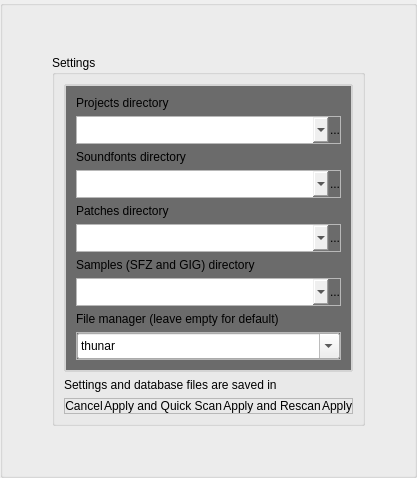
        <widget class="QWidget" name="SettingsPage">
         <property name="styleSheet">
          <string notr="true"/>
         </property>
         <layout class="QGridLayout" name="gridLayout_17">
          <property name="leftMargin">
           <number>0</number>
          </property>
          <property name="topMargin">
           <number>0</number>
          </property>
          <property name="rightMargin">
           <number>0</number>
          </property>
          <property name="bottomMargin">
           <number>0</number>
          </property>
          <item row="0" column="0">
           <widget class="QGroupBox" name="groupBox_SettingsPage">
            <property name="styleSheet">
             <string notr="true"/>
            </property>
            <property name="title">
             <string/>
            </property>
            <property name="konfytGradient" stdset="0">
             <number>0</number>
            </property>
            <layout class="QGridLayout" name="gridLayout_21">
             <item row="2" column="1">
              <spacer name="verticalSpacer_3">
               <property name="orientation">
                <enum>Qt::Vertical</enum>
               </property>
               <property name="sizeHint" stdset="0">
                <size>
                 <width>20</width>
                 <height>40</height>
                </size>
               </property>
              </spacer>
             </item>
             <item row="1" column="0">
              <spacer name="horizontalSpacer_8">
               <property name="orientation">
                <enum>Qt::Horizontal</enum>
               </property>
               <property name="sizeHint" stdset="0">
                <size>
                 <width>40</width>
                 <height>20</height>
                </size>
               </property>
              </spacer>
             </item>
             <item row="1" column="1">
              <widget class="QGroupBox" name="groupBox_Settings">
               <property name="sizePolicy">
                <sizepolicy hsizetype="Preferred" vsizetype="Maximum">
                 <horstretch>0</horstretch>
                 <verstretch>0</verstretch>
                </sizepolicy>
               </property>
               <property name="minimumSize">
                <size>
                 <width>0</width>
                 <height>0</height>
                </size>
               </property>
               <property name="maximumSize">
                <size>
                 <width>16777215</width>
                 <height>10000</height>
                </size>
               </property>
               <property name="styleSheet">
                <string notr="true"/>
               </property>
               <property name="title">
                <string>Settings</string>
               </property>
               <layout class="QVBoxLayout" name="verticalLayout_17">
                <item>
                 <widget class="QGroupBox" name="groupBox_SubSettings">
                  <property name="styleSheet">
                   <string notr="true">QGroupBox{
	margin-top: 2ex;	
	background-color:  rgba(107, 107, 107, 255);
	border: 2px solid rgb(212, 212, 212);
	border-radius: 1px;
	padding: 1px;
}

QGroupBox::title {
	subcontrol-position: top left;
	subcontrol-origin: margin;
	padding: 0 3px;
}</string>
                  </property>
                  <property name="title">
                   <string/>
                  </property>
                  <layout class="QGridLayout" name="gridLayout_20">
                   <item row="9" column="0">
                    <widget class="QLabel" name="label_24">
                     <property name="text">
                      <string>File manager (leave empty for default)</string>
                     </property>
                    </widget>
                   </item>
                   <item row="0" column="0">
                    <widget class="QLabel" name="label_2">
                     <property name="text">
                      <string>Projects directory</string>
                     </property>
                    </widget>
                   </item>
                   <item row="1" column="0">
                    <widget class="QFrame" name="frame_14">
                     <property name="minimumSize">
                      <size>
                       <width>0</width>
                       <height>28</height>
                      </size>
                     </property>
                     <property name="maximumSize">
                      <size>
                       <width>16777215</width>
                       <height>28</height>
                      </size>
                     </property>
                     <property name="styleSheet">
                      <string notr="true"/>
                     </property>
                     <property name="frameShape">
                      <enum>QFrame::StyledPanel</enum>
                     </property>
                     <property name="frameShadow">
                      <enum>QFrame::Raised</enum>
                     </property>
                     <property name="buttonFrame" stdset="0">
                      <bool>true</bool>
                     </property>
                     <layout class="QHBoxLayout" name="horizontalLayout_6">
                      <property name="spacing">
                       <number>1</number>
                      </property>
                      <property name="leftMargin">
                       <number>0</number>
                      </property>
                      <property name="topMargin">
                       <number>0</number>
                      </property>
                      <property name="rightMargin">
                       <number>0</number>
                      </property>
                      <property name="bottomMargin">
                       <number>0</number>
                      </property>
                      <item>
                       <widget class="QComboBox" name="comboBox_settings_projectsDir">
                        <property name="sizePolicy">
                         <sizepolicy hsizetype="Expanding" vsizetype="Minimum">
                          <horstretch>0</horstretch>
                          <verstretch>0</verstretch>
                         </sizepolicy>
                        </property>
                        <property name="styleSheet">
                         <string notr="true">border-top-right-radius: 0;
border-bottom-right-radius: 0;</string>
                        </property>
                        <property name="editable">
                         <bool>true</bool>
                        </property>
                       </widget>
                      </item>
                      <item>
                       <widget class="QPushButton" name="pushButton_settings_Projects">
                        <property name="sizePolicy">
                         <sizepolicy hsizetype="Minimum" vsizetype="Minimum">
                          <horstretch>0</horstretch>
                          <verstretch>0</verstretch>
                         </sizepolicy>
                        </property>
                        <property name="maximumSize">
                         <size>
                          <width>16777215</width>
                          <height>16777215</height>
                         </size>
                        </property>
                        <property name="styleSheet">
                         <string notr="true">border-top-left-radius: 0;
border-bottom-left-radius: 0;</string>
                        </property>
                        <property name="text">
                         <string>...</string>
                        </property>
                        <property name="checkable">
                         <bool>false</bool>
                        </property>
                       </widget>
                      </item>
                     </layout>
                    </widget>
                   </item>
                   <item row="6" column="0">
                    <widget class="QFrame" name="frame_16">
                     <property name="minimumSize">
                      <size>
                       <width>0</width>
                       <height>28</height>
                      </size>
                     </property>
                     <property name="maximumSize">
                      <size>
                       <width>16777215</width>
                       <height>28</height>
                      </size>
                     </property>
                     <property name="styleSheet">
                      <string notr="true"/>
                     </property>
                     <property name="frameShape">
                      <enum>QFrame::StyledPanel</enum>
                     </property>
                     <property name="frameShadow">
                      <enum>QFrame::Raised</enum>
                     </property>
                     <property name="buttonFrame" stdset="0">
                      <bool>true</bool>
                     </property>
                     <layout class="QHBoxLayout" name="horizontalLayout_8">
                      <property name="spacing">
                       <number>1</number>
                      </property>
                      <property name="leftMargin">
                       <number>0</number>
                      </property>
                      <property name="topMargin">
                       <number>0</number>
                      </property>
                      <property name="rightMargin">
                       <number>0</number>
                      </property>
                      <property name="bottomMargin">
                       <number>0</number>
                      </property>
                      <item>
                       <widget class="QComboBox" name="comboBox_settings_patchDirs">
                        <property name="sizePolicy">
                         <sizepolicy hsizetype="Expanding" vsizetype="Minimum">
                          <horstretch>0</horstretch>
                          <verstretch>0</verstretch>
                         </sizepolicy>
                        </property>
                        <property name="styleSheet">
                         <string notr="true">border-top-right-radius: 0;
border-bottom-right-radius: 0;</string>
                        </property>
                        <property name="editable">
                         <bool>true</bool>
                        </property>
                       </widget>
                      </item>
                      <item>
                       <widget class="QPushButton" name="pushButton_Settings_Patches">
                        <property name="sizePolicy">
                         <sizepolicy hsizetype="Minimum" vsizetype="Minimum">
                          <horstretch>0</horstretch>
                          <verstretch>0</verstretch>
                         </sizepolicy>
                        </property>
                        <property name="maximumSize">
                         <size>
                          <width>16777215</width>
                          <height>16777215</height>
                         </size>
                        </property>
                        <property name="styleSheet">
                         <string notr="true">border-top-left-radius: 0;
border-bottom-left-radius: 0;</string>
                        </property>
                        <property name="text">
                         <string>...</string>
                        </property>
                        <property name="checkable">
                         <bool>false</bool>
                        </property>
                       </widget>
                      </item>
                     </layout>
                    </widget>
                   </item>
                   <item row="4" column="0">
                    <widget class="QFrame" name="frame_15">
                     <property name="minimumSize">
                      <size>
                       <width>0</width>
                       <height>28</height>
                      </size>
                     </property>
                     <property name="maximumSize">
                      <size>
                       <width>16777215</width>
                       <height>28</height>
                      </size>
                     </property>
                     <property name="styleSheet">
                      <string notr="true"/>
                     </property>
                     <property name="frameShape">
                      <enum>QFrame::StyledPanel</enum>
                     </property>
                     <property name="frameShadow">
                      <enum>QFrame::Raised</enum>
                     </property>
                     <property name="buttonFrame" stdset="0">
                      <bool>true</bool>
                     </property>
                     <layout class="QHBoxLayout" name="horizontalLayout_7">
                      <property name="spacing">
                       <number>1</number>
                      </property>
                      <property name="leftMargin">
                       <number>0</number>
                      </property>
                      <property name="topMargin">
                       <number>0</number>
                      </property>
                      <property name="rightMargin">
                       <number>0</number>
                      </property>
                      <property name="bottomMargin">
                       <number>0</number>
                      </property>
                      <item>
                       <widget class="QComboBox" name="comboBox_settings_soundfontDirs">
                        <property name="sizePolicy">
                         <sizepolicy hsizetype="Expanding" vsizetype="Minimum">
                          <horstretch>0</horstretch>
                          <verstretch>0</verstretch>
                         </sizepolicy>
                        </property>
                        <property name="styleSheet">
                         <string notr="true">border-top-right-radius: 0;
border-bottom-right-radius: 0;</string>
                        </property>
                        <property name="editable">
                         <bool>true</bool>
                        </property>
                       </widget>
                      </item>
                      <item>
                       <widget class="QPushButton" name="pushButton_Settings_Soundfonts">
                        <property name="sizePolicy">
                         <sizepolicy hsizetype="Minimum" vsizetype="Minimum">
                          <horstretch>0</horstretch>
                          <verstretch>0</verstretch>
                         </sizepolicy>
                        </property>
                        <property name="maximumSize">
                         <size>
                          <width>16777215</width>
                          <height>16777215</height>
                         </size>
                        </property>
                        <property name="styleSheet">
                         <string notr="true">border-top-left-radius: 0;
border-bottom-left-radius: 0;</string>
                        </property>
                        <property name="text">
                         <string>...</string>
                        </property>
                        <property name="checkable">
                         <bool>false</bool>
                        </property>
                       </widget>
                      </item>
                     </layout>
                    </widget>
                   </item>
                   <item row="5" column="0">
                    <widget class="QLabel" name="label_8">
                     <property name="text">
                      <string>Patches directory</string>
                     </property>
                    </widget>
                   </item>
                   <item row="7" column="0">
                    <widget class="QLabel" name="label_9">
                     <property name="text">
                      <string>Samples (SFZ and GIG) directory</string>
                     </property>
                    </widget>
                   </item>
                   <item row="3" column="0">
                    <widget class="QLabel" name="label_6">
                     <property name="text">
                      <string>Soundfonts directory</string>
                     </property>
                    </widget>
                   </item>
                   <item row="8" column="0">
                    <widget class="QFrame" name="frame_17">
                     <property name="minimumSize">
                      <size>
                       <width>0</width>
                       <height>28</height>
                      </size>
                     </property>
                     <property name="maximumSize">
                      <size>
                       <width>16777215</width>
                       <height>28</height>
                      </size>
                     </property>
                     <property name="styleSheet">
                      <string notr="true"/>
                     </property>
                     <property name="frameShape">
                      <enum>QFrame::StyledPanel</enum>
                     </property>
                     <property name="frameShadow">
                      <enum>QFrame::Raised</enum>
                     </property>
                     <property name="buttonFrame" stdset="0">
                      <bool>true</bool>
                     </property>
                     <layout class="QHBoxLayout" name="horizontalLayout_9">
                      <property name="spacing">
                       <number>1</number>
                      </property>
                      <property name="leftMargin">
                       <number>0</number>
                      </property>
                      <property name="topMargin">
                       <number>0</number>
                      </property>
                      <property name="rightMargin">
                       <number>0</number>
                      </property>
                      <property name="bottomMargin">
                       <number>0</number>
                      </property>
                      <item>
                       <widget class="QComboBox" name="comboBox_settings_sfzDirs">
                        <property name="sizePolicy">
                         <sizepolicy hsizetype="Expanding" vsizetype="Minimum">
                          <horstretch>0</horstretch>
                          <verstretch>0</verstretch>
                         </sizepolicy>
                        </property>
                        <property name="styleSheet">
                         <string notr="true">border-top-right-radius: 0;
border-bottom-right-radius: 0;</string>
                        </property>
                        <property name="editable">
                         <bool>true</bool>
                        </property>
                       </widget>
                      </item>
                      <item>
                       <widget class="QPushButton" name="pushButton_Settings_Sfz">
                        <property name="sizePolicy">
                         <sizepolicy hsizetype="Minimum" vsizetype="Minimum">
                          <horstretch>0</horstretch>
                          <verstretch>0</verstretch>
                         </sizepolicy>
                        </property>
                        <property name="maximumSize">
                         <size>
                          <width>16777215</width>
                          <height>16777215</height>
                         </size>
                        </property>
                        <property name="styleSheet">
                         <string notr="true">border-top-left-radius: 0;
border-bottom-left-radius: 0;</string>
                        </property>
                        <property name="text">
                         <string>...</string>
                        </property>
                        <property name="checkable">
                         <bool>false</bool>
                        </property>
                       </widget>
                      </item>
                     </layout>
                    </widget>
                   </item>
                   <item row="10" column="0">
                    <widget class="QFrame" name="frame_25">
                     <property name="minimumSize">
                      <size>
                       <width>0</width>
                       <height>28</height>
                      </size>
                     </property>
                     <property name="maximumSize">
                      <size>
                       <width>16777215</width>
                       <height>28</height>
                      </size>
                     </property>
                     <property name="styleSheet">
                      <string notr="true"/>
                     </property>
                     <property name="frameShape">
                      <enum>QFrame::StyledPanel</enum>
                     </property>
                     <property name="frameShadow">
                      <enum>QFrame::Raised</enum>
                     </property>
                     <property name="buttonFrame" stdset="0">
                      <bool>true</bool>
                     </property>
                     <layout class="QHBoxLayout" name="horizontalLayout_20">
                      <property name="spacing">
                       <number>1</number>
                      </property>
                      <property name="leftMargin">
                       <number>0</number>
                      </property>
                      <property name="topMargin">
                       <number>0</number>
                      </property>
                      <property name="rightMargin">
                       <number>0</number>
                      </property>
                      <property name="bottomMargin">
                       <number>0</number>
                      </property>
                      <item>
                       <widget class="QComboBox" name="comboBox_Settings_filemanager">
                        <property name="sizePolicy">
                         <sizepolicy hsizetype="Preferred" vsizetype="Minimum">
                          <horstretch>0</horstretch>
                          <verstretch>0</verstretch>
                         </sizepolicy>
                        </property>
                        <property name="minimumSize">
                         <size>
                          <width>0</width>
                          <height>23</height>
                         </size>
                        </property>
                        <property name="editable">
                         <bool>true</bool>
                        </property>
                        <item>
                         <property name="text">
                          <string>thunar</string>
                         </property>
                        </item>
                        <item>
                         <property name="text">
                          <string>pcmanfm</string>
                         </property>
                        </item>
                        <item>
                         <property name="text">
                          <string>nautilus</string>
                         </property>
                        </item>
                        <item>
                         <property name="text">
                          <string>dolphin</string>
                         </property>
                        </item>
                       </widget>
                      </item>
                     </layout>
                    </widget>
                   </item>
                  </layout>
                 </widget>
                </item>
                <item>
                 <widget class="QLabel" name="label_SettingsPath">
                  <property name="text">
                   <string>Settings and database files are saved in </string>
                  </property>
                  <property name="wordWrap">
                   <bool>true</bool>
                  </property>
                 </widget>
                </item>
                <item>
                 <widget class="QFrame" name="frame_2">
                  <property name="styleSheet">
                   <string notr="true"/>
                  </property>
                  <property name="frameShape">
                   <enum>QFrame::StyledPanel</enum>
                  </property>
                  <property name="frameShadow">
                   <enum>QFrame::Raised</enum>
                  </property>
                  <property name="buttonFrame" stdset="0">
                   <bool>true</bool>
                  </property>
                  <layout class="QHBoxLayout" name="horizontalLayout_2">
                   <property name="spacing">
                    <number>1</number>
                   </property>
                   <property name="leftMargin">
                    <number>0</number>
                   </property>
                   <property name="topMargin">
                    <number>0</number>
                   </property>
                   <property name="rightMargin">
                    <number>0</number>
                   </property>
                   <property name="bottomMargin">
                    <number>0</number>
                   </property>
                   <item>
                    <widget class="QPushButton" name="pushButton_Settings_Cancel">
                     <property name="sizePolicy">
                      <sizepolicy hsizetype="Minimum" vsizetype="Minimum">
                       <horstretch>0</horstretch>
                       <verstretch>0</verstretch>
                      </sizepolicy>
                     </property>
                     <property name="styleSheet">
                      <string notr="true">border-top-right-radius: 0;
border-bottom-right-radius: 0;</string>
                     </property>
                     <property name="text">
                      <string>Cancel</string>
                     </property>
                    </widget>
                   </item>
                   <item>
                    <widget class="QPushButton" name="pushButtonSettings_QuickRescanLibrary">
                     <property name="sizePolicy">
                      <sizepolicy hsizetype="Minimum" vsizetype="Minimum">
                       <horstretch>0</horstretch>
                       <verstretch>0</verstretch>
                      </sizepolicy>
                     </property>
                     <property name="toolTip">
                      <string>Do not re-scan soundfonts already in library.</string>
                     </property>
                     <property name="styleSheet">
                      <string notr="true">border-top-left-radius: 0;
border-bottom-left-radius: 0;
border-top-right-radius: 0;
border-bottom-right-radius: 0;</string>
                     </property>
                     <property name="text">
                      <string>Apply and Quick Scan</string>
                     </property>
                    </widget>
                   </item>
                   <item>
                    <widget class="QPushButton" name="pushButtonSettings_RescanLibrary">
                     <property name="sizePolicy">
                      <sizepolicy hsizetype="Minimum" vsizetype="Minimum">
                       <horstretch>0</horstretch>
                       <verstretch>0</verstretch>
                      </sizepolicy>
                     </property>
                     <property name="styleSheet">
                      <string notr="true">border-top-left-radius: 0;
border-bottom-left-radius: 0;
border-top-right-radius: 0;
border-bottom-right-radius: 0;</string>
                     </property>
                     <property name="text">
                      <string>Apply and Rescan</string>
                     </property>
                    </widget>
                   </item>
                   <item>
                    <widget class="QPushButton" name="pushButton_Settings_Apply">
                     <property name="sizePolicy">
                      <sizepolicy hsizetype="Minimum" vsizetype="Minimum">
                       <horstretch>0</horstretch>
                       <verstretch>0</verstretch>
                      </sizepolicy>
                     </property>
                     <property name="styleSheet">
                      <string notr="true">border-top-left-radius: 0;
border-bottom-left-radius: 0;</string>
                     </property>
                     <property name="text">
                      <string>Apply</string>
                     </property>
                    </widget>
                   </item>
                  </layout>
                 </widget>
                </item>
               </layout>
              </widget>
             </item>
             <item row="0" column="1">
              <spacer name="verticalSpacer_4">
               <property name="orientation">
                <enum>Qt::Vertical</enum>
               </property>
               <property name="sizeHint" stdset="0">
                <size>
                 <width>20</width>
                 <height>40</height>
                </size>
               </property>
              </spacer>
             </item>
             <item row="1" column="2">
              <spacer name="horizontalSpacer_9">
               <property name="orientation">
                <enum>Qt::Horizontal</enum>
               </property>
               <property name="sizeHint" stdset="0">
                <size>
                 <width>40</width>
                 <height>20</height>
                </size>
               </property>
              </spacer>
             </item>
            </layout>
           </widget>
          </item>
         </layout>
        </widget>
